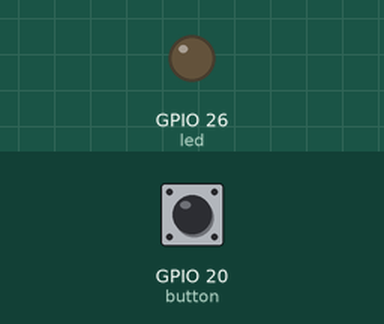
Simulated run of this program. Board: Raspberry Pi (BCM pin numbers). Parts: output pins drawn as LEDs (lit = HIGH). The test bench sets the inputs (shaded band); at power-on: GPIO 20 (button) HIGH.

Above: at 1.2 s.
1.3 s: GPIO 20 (button) pulled LOW for 0.15 s
At 1.37 s:
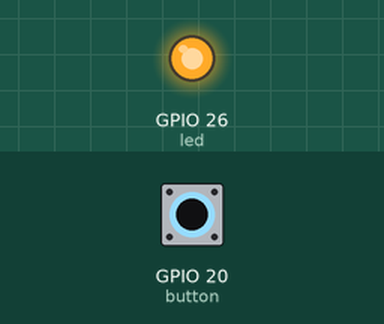
2.9 s: GPIO 20 (button) pulled LOW for 3.2 s
At 6.5 s:
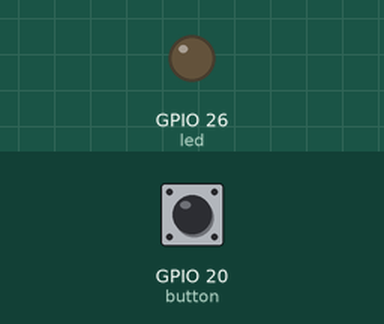
Timing chart, 0 to 8.0 s (numbered marks = the images above; inputs shaded):
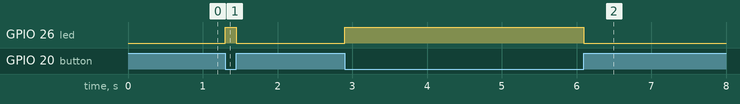

Measured:
- after the input at 1.3 s, GPIO 26 (led): LOW → HIGH at once, → LOW 0.15 s later
- after the input at 2.9 s, GPIO 26 (led): LOW → HIGH at once, → LOW 3.2 s later

The program:

03-button-led.py
```python
from gpiozero import LED, Button
from signal import pause


LED_PIN = 26
BUTTON_PIN = 20


led = LED(LED_PIN)
button = Button(BUTTON_PIN)


button.when_pressed = led.on
button.when_released = led.off


pause()
```
